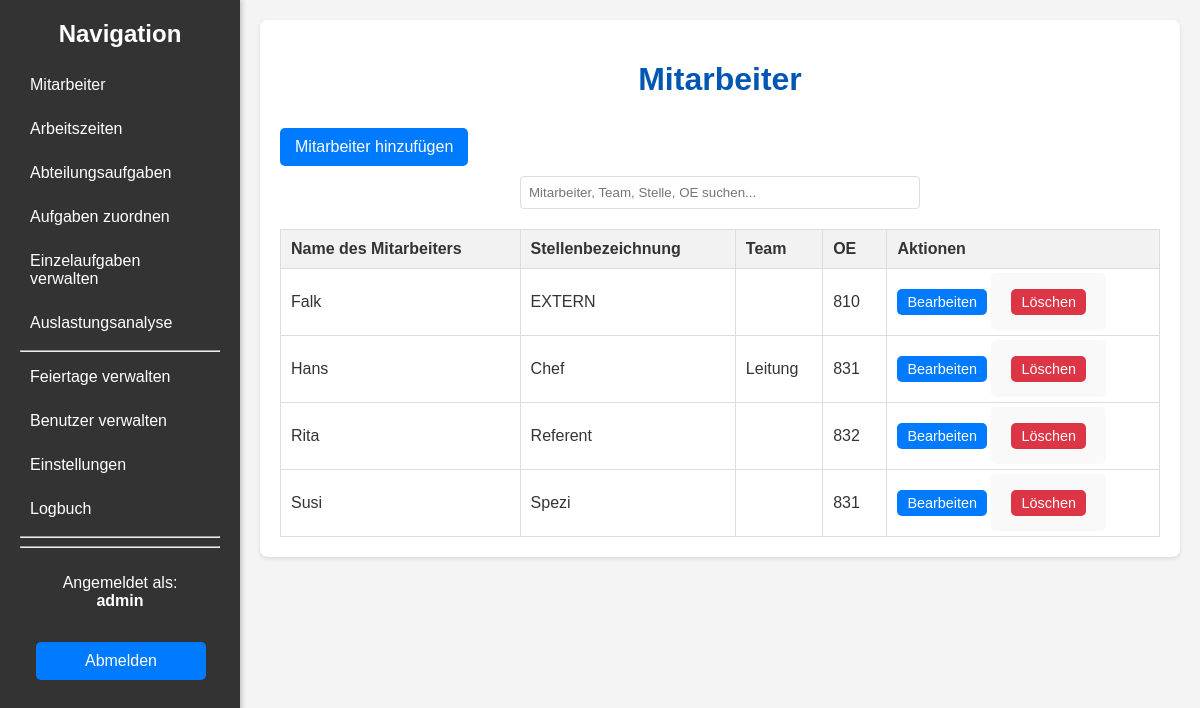
Page /employees (signed in) on the committed database.
### models.py (models this page shows, shortened)
class User(db.Model, UserMixin):
    id = db.Column(db.Integer, primary_key=True)
    username = db.Column(db.String(100), unique=True, nullable=False)
    password_hash = db.Column(db.String(128))
    oe_number = db.Column(db.String(50), nullable=False)
    is_admin = db.Column(db.Boolean, default=False)

class Employee(db.Model):
    id = db.Column(db.Integer, primary_key=True)
    name = db.Column(db.String(100), nullable=False)
    job_title = db.Column(db.String(100), nullable=False)
    weekly_working_hours = db.Column(db.Float, default=0.0)
    team = db.Column(db.String(100), nullable=True)
    oe_number = db.Column(db.String(50), nullable=False)
    working_hours_changes = db.relationship('WorkingHoursChange', backref='employee', lazy=True, cascade="all, delete-orphan")
    assigned_tasks = db.relationship('EmployeeTask', backref='employee', lazy=True, cascade="all, delete-orphan")
    einzelaufgaben_zuordnung = db.relationship('EinzelaufgabeMitarbeiter', back_populates='employee', lazy=True, cascade="all, delete-orphan")

### app.py (the view)
@app.route('/employees')
@login_required
def employees():
    query = Employee.query
    if not current_user.is_admin:
        query = query.filter_by(oe_number=current_user.oe_number)
    return render_template('employees.html', employees=query.order_by(Employee.name).all())

### app.py (called while the page is built)
@login_manager.user_loader
def load_user(user_id):
    return User.query.get(int(user_id))

### templates/employees.html (shortened to what this page needs)
{% extends "base.html" %}
{% block content %}
    <h1>Mitarbeiter</h1>
    <a href="{{ url_for('add_employee') }}" class="button">Mitarbeiter hinzufügen</a>
    <div class="search-container">
        <input type="text" id="employeeSearch" onkeyup="filterTable()" placeholder="Mitarbeiter, Team, Stelle, OE suchen...">
    </div>
    <table id="employeeTable">
        <thead>
            <tr>
                <th class="sortable-header" data-column="name">Name des Mitarbeiters</th>
                <th class="sortable-header" data-column="job_title">Stellenbezeichnung</th>
                <th class="sortable-header" data-column="team">Team</th>
                <th class="sortable-header" data-column="oe_number">OE</th>
                <th>Aktionen</th>
            </tr>
        </thead>
        <tbody>
            {% for employee in employees %}
            <tr>
                <td>{{ employee.name }}</td>
                <td>{{ employee.job_title }}</td>
                <td>{{ employee.team | default('-') }}</td>
                <td>{{ employee.oe_number }}</td>
                <td>
                    <a href="{{ url_for('edit_employee', employee_id=employee.id) }}" class="button small">Bearbeiten</a>
                    <form action="{{ url_for('delete_employee', employee_id=employee.id) }}" method="post" style="display:inline;">
                        <button type="submit" class="button small delete">Löschen</button>
                    </form>
                </td>
            </tr>
            {% endfor %}
        </tbody>
    </table>
{% endblock %}

### templates/base.html (shortened to what this page needs)
<!DOCTYPE html>
<html lang="de">
<head>
    <link rel="stylesheet" href="{{ url_for('static', filename='style.css') }}">
</head>
<body>
    <div class="wrapper">
        {% block sidebar %}
        <div class="sidebar">
            <h2>Navigation</h2>
            <ul>
                <li><a href="{{ url_for('employees') }}">Mitarbeiter</a></li>
                <li><a href="{{ url_for('working_hours_changes') }}">Arbeitszeiten</a></li>
                <li><a href="{{ url_for('department_tasks') }}">Abteilungsaufgaben</a></li>
                <li><a href="{{ url_for('assign_tasks') }}">Aufgaben zuordnen</a></li>
                <li><a href="{{ url_for('einzelaufgaben') }}">Einzelaufgaben verwalten</a></li>
                <li><a href="{{ url_for('workload_analysis') }}">Auslastungsanalyse</a></li>
                {% if current_user.is_admin %}
                    <hr>
                    <li><a href="{{ url_for('holidays') }}">Feiertage verwalten</a></li>
                    <li><a href="{{ url_for('user_list') }}">Benutzer verwalten</a></li>
                    <li><a href="{{ url_for('settings') }}">Einstellungen</a></li>
                    <li><a href="{{ url_for('logbook') }}">Logbuch</a></li>
                {% endif %}
                <hr>
                <hr>
            </ul>
            <div style="position: relative; top: 10px; width: 100%;">
                 <p style="text-align: center;">Angemeldet als:<br><b>{{ current_user.username }}</b></p>
                 <a href="{{ url_for('logout') }}" class="button" style="width: 70%; margin: 8%;">Abmelden</a>
            </div>
        </div>
        {% endblock %}
        <div class="main-content">
            <div class="container">
                {% block content %}{% endblock %}
            </div>
        </div>
    </div>
</body>
</html>

### static/style.css (style rules this page uses)
body { font-family: Arial, sans-serif; margin: 0; background-color: #f4f4f4; color: #333; }
.wrapper { display: flex; min-height: 100vh; }
.sidebar { width: 200px; background-color: #333; color: white; padding: 20px; box-shadow: 2px 0 5px rgba(0,0,0,0.2); flex-shrink: 0; position: sticky; top: 0; height: 100vh; overflow-y: auto; }
.sidebar h2 { color: white; margin-top: 0; text-align: center; }
.sidebar ul { list-style: none; padding: 0; }
.sidebar ul li { margin-bottom: 10px; }
.sidebar ul li a { text-decoration: none; color: white; display: block; padding: 8px 10px; border-radius: 4px; }
.main-content { flex-grow: 1; padding: 20px; }
.container { max-width: 900px; margin: 0 auto; background-color: #fff; padding: 20px; border-radius: 8px; box-shadow: 0 2px 4px rgba(0, 0, 0, 0.1); }
h1, h2 { color: #0056b3; text-align: center; margin-bottom: 20px; }
table { width: 100%; border-collapse: collapse; margin-top: 20px; }
table, th, td { border: 1px solid #ddd; }
th, td { padding: 10px; text-align: left; }
th { background-color: #f2f2f2; }
.button { display: inline-block; padding: 10px 15px; margin: 10px 0; background-color: #007bff; color: white; text-align: center; text-decoration: none; border-radius: 5px; border: none; cursor: pointer; }
.button.small { padding: 5px 10px; font-size: 0.9em; }
.button.delete { background-color: #dc3545; }
form { background-color: #f9f9f9; padding: 20px; border-radius: 5px; margin-top: 20px; }
form button[type="submit"] { background-color: #28a745; color: white; padding: 10px 20px; border: none; border-radius: 5px; cursor: pointer; font-size: 1em; }
.search-container { margin-bottom: 20px; text-align: center; }
.search-container input { padding: 8px; width: 50%; max-width: 400px; border: 1px solid #ddd; border-radius: 4px; box-sizing: border-box; }
.sortable-header { cursor: pointer; position: relative; padding-right: 20px; }
.sortable-header::after { content: ''; display: inline-block; position: absolute; right: 5px; top: 50%; transform: translateY(-50%); width: 0; height: 0; border-left: 5px solid transparent; border-right: 5px solid transparent; vertical-align: middle; }

### templates/employees.html (style rules this page uses)
.search-container { margin-bottom: 20px; text-align: center; }
.search-container input { padding: 8px; width: 50%; max-width: 400px; border: 1px solid #ddd; border-radius: 4px; box-sizing: border-box; }
.sortable-header { cursor: pointer; position: relative; padding-right: 20px; }
.sortable-header::after { content: ''; display: inline-block; position: absolute; right: 5px; top: 50%; transform: translateY(-50%); width: 0; height: 0; border-left: 5px solid transparent; border-right: 5px solid transparent; vertical-align: middle; }

### rows in the picture
User: username "admin"
Employee: name "Falk", job_title "EXTERN", oe_number "810"
Employee: name "Hans", job_title "Chef", team "Leitung", oe_number "831"
Employee: name "Rita", job_title "Referent", oe_number "832"
Employee: name "Susi", job_title "Spezi", oe_number "831"
